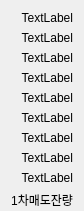
  <widget class="QWidget" name="layoutWidget_2">
   <property name="geometry">
    <rect>
     <x>30</x>
     <y>60</y>
     <width>68</width>
     <height>197</height>
    </rect>
   </property>
   <layout class="QVBoxLayout" name="verticalLayout_3">
    <property name="bottomMargin">
     <number>2</number>
    </property>
    <item>
     <widget class="QLabel" name="label_offer_v10">
      <property name="text">
       <string>TextLabel</string>
      </property>
      <property name="alignment">
       <set>Qt::AlignRight|Qt::AlignTrailing|Qt::AlignVCenter</set>
      </property>
     </widget>
    </item>
    <item>
     <widget class="QLabel" name="label_offer_v9">
      <property name="text">
       <string>TextLabel</string>
      </property>
      <property name="alignment">
       <set>Qt::AlignRight|Qt::AlignTrailing|Qt::AlignVCenter</set>
      </property>
     </widget>
    </item>
    <item>
     <widget class="QLabel" name="label_offer_v8">
      <property name="text">
       <string>TextLabel</string>
      </property>
      <property name="alignment">
       <set>Qt::AlignRight|Qt::AlignTrailing|Qt::AlignVCenter</set>
      </property>
     </widget>
    </item>
    <item>
     <widget class="QLabel" name="label_offer_v7">
      <property name="text">
       <string>TextLabel</string>
      </property>
      <property name="alignment">
       <set>Qt::AlignRight|Qt::AlignTrailing|Qt::AlignVCenter</set>
      </property>
     </widget>
    </item>
    <item>
     <widget class="QLabel" name="label_offer_v6">
      <property name="text">
       <string>TextLabel</string>
      </property>
      <property name="alignment">
       <set>Qt::AlignRight|Qt::AlignTrailing|Qt::AlignVCenter</set>
      </property>
     </widget>
    </item>
    <item>
     <widget class="QLabel" name="label_offer_v5">
      <property name="text">
       <string>TextLabel</string>
      </property>
      <property name="alignment">
       <set>Qt::AlignRight|Qt::AlignTrailing|Qt::AlignVCenter</set>
      </property>
     </widget>
    </item>
    <item>
     <widget class="QLabel" name="label_offer_v4">
      <property name="text">
       <string>TextLabel</string>
      </property>
      <property name="alignment">
       <set>Qt::AlignRight|Qt::AlignTrailing|Qt::AlignVCenter</set>
      </property>
     </widget>
    </item>
    <item>
     <widget class="QLabel" name="label_offer_v3">
      <property name="text">
       <string>TextLabel</string>
      </property>
      <property name="alignment">
       <set>Qt::AlignRight|Qt::AlignTrailing|Qt::AlignVCenter</set>
      </property>
     </widget>
    </item>
    <item>
     <widget class="QLabel" name="label_offer_v2">
      <property name="text">
       <string>TextLabel</string>
      </property>
      <property name="alignment">
       <set>Qt::AlignRight|Qt::AlignTrailing|Qt::AlignVCenter</set>
      </property>
     </widget>
    </item>
    <item>
     <widget class="QLabel" name="label_offer_v1">
      <property name="contextMenuPolicy">
       <enum>Qt::PreventContextMenu</enum>
      </property>
      <property name="text">
       <string>1차매도잔량</string>
      </property>
      <property name="alignment">
       <set>Qt::AlignRight|Qt::AlignTrailing|Qt::AlignVCenter</set>
      </property>
     </widget>
    </item>
   </layout>
  </widget>
